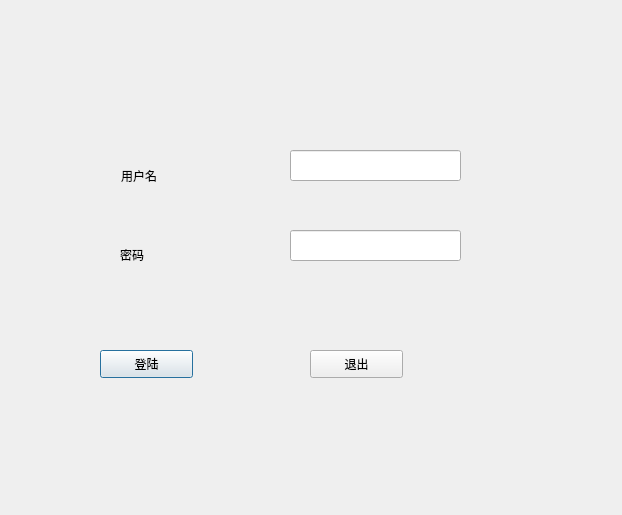
<?xml version="1.0" encoding="UTF-8"?>
<ui version="4.0">
 <class>Dialog</class>
 <widget class="QDialog" name="Dialog">
  <property name="geometry">
   <rect>
    <x>0</x>
    <y>0</y>
    <width>622</width>
    <height>515</height>
   </rect>
  </property>
  <property name="windowTitle">
   <string>Dialog</string>
  </property>
  <widget class="QLineEdit" name="usrLineEdit">
   <property name="geometry">
    <rect>
     <x>290</x>
     <y>150</y>
     <width>171</width>
     <height>31</height>
    </rect>
   </property>
  </widget>
  <widget class="QLineEdit" name="pwdLineEdit">
   <property name="geometry">
    <rect>
     <x>290</x>
     <y>230</y>
     <width>171</width>
     <height>31</height>
    </rect>
   </property>
  </widget>
  <widget class="QPushButton" name="loginBtn">
   <property name="geometry">
    <rect>
     <x>100</x>
     <y>350</y>
     <width>93</width>
     <height>28</height>
    </rect>
   </property>
   <property name="text">
    <string>登陆</string>
   </property>
  </widget>
  <widget class="QPushButton" name="exitBtn">
   <property name="geometry">
    <rect>
     <x>310</x>
     <y>350</y>
     <width>93</width>
     <height>28</height>
    </rect>
   </property>
   <property name="text">
    <string>退出</string>
   </property>
  </widget>
  <widget class="QLabel" name="label">
   <property name="geometry">
    <rect>
     <x>121</x>
     <y>160</y>
     <width>81</width>
     <height>31</height>
    </rect>
   </property>
   <property name="text">
    <string>用户名</string>
   </property>
  </widget>
  <widget class="QLabel" name="label_2">
   <property name="geometry">
    <rect>
     <x>120</x>
     <y>240</y>
     <width>71</width>
     <height>31</height>
    </rect>
   </property>
   <property name="text">
    <string>&lt;html&gt;&lt;head/&gt;&lt;body&gt;&lt;p&gt;密码&lt;/p&gt;&lt;/body&gt;&lt;/html&gt;</string>
   </property>
  </widget>
 </widget>
 <resources/>
 <connections>
  <connection>
   <sender>exitBtn</sender>
   <signal>clicked()</signal>
   <receiver>Dialog</receiver>
   <slot>close()</slot>
   <hints>
    <hint type="sourcelabel">
     <x>356</x>
     <y>363</y>
    </hint>
    <hint type="destinationlabel">
     <x>310</x>
     <y>257</y>
    </hint>
   </hints>
  </connection>
 </connections>
</ui>
